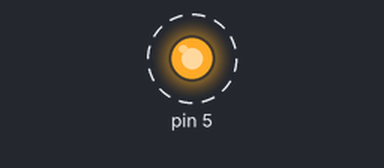
Simulated run of this sketch. Board: Arduino Uno, built with avr-gcc and run on an emulated ATmega328P. Shown: output pins drawn as LEDs (lit = HIGH). Dashed ring = blinking.

Above: at 0.5 s.
Timing chart, 0 to 3.0 s (numbered marks = the images above):
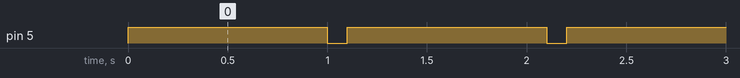

Measured:
- by itself, pin 5: alternates HIGH for 1.0 s and LOW for 0.10 s

The sketch:

buzz.ino
```cpp
void setup() {
pinMode(5, OUTPUT);
}

void loop() {
  // put your main code here, to run repeatedly:
digitalWrite(5, HIGH);
delay(1000);
digitalWrite(5, LOW);
delay(100);
}
```
